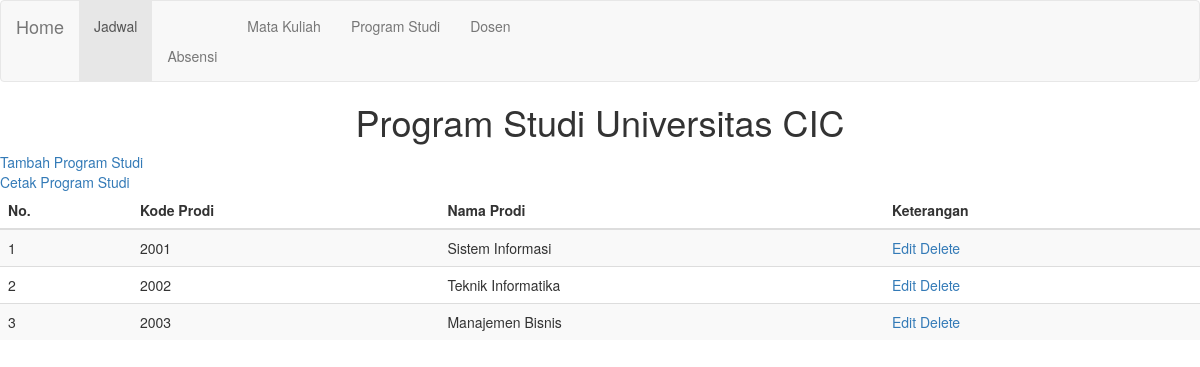
Page /prodi.php on the committed database.
### tables this page shows
CREATE TABLE `tblprodi` (
  `kodeprodi` varchar(10) NOT NULL,
  `namaprodi` varchar(30) DEFAULT NULL
);

### connection.php (called while the page is built)
<?php
class Connection
{
    public function get_connection()
    {
        $host = "localhost";
        $database = "db_absensi";
        $username = "root";
        $password = "";
        $connect = new mysqli($host, $username, $password, $database);
        return $connect;
    }
}

### model.php (called while the page is built, shortened)
<?php
include 'connection.php';
class Model extends Connection
{
    public function __construct()
    {
        $this->conn = $this->get_connection();
    }
public function tampil_dataprodi()
{
    $sql = "SELECT * FROM tblprodi";
    $bind = $this->conn->query($sql);
    while ($obj = $bind->fetch_object()) {
        $baris[] =$obj;
    }
    if (!empty($baris)) {
        return $baris;
    }
}
}

### prodi.php (the view, shortened to what this page needs)
<?php
include 'model.php';
$model = new Model();
$index = 1;
?>
<!doctype html>
<html lang="en">
<head>
    <link rel="stylesheet" type="text/css" href="https://stackpath.bootstrapcdn.com/bootstrap/3.4.1/css/bootstrap.min.css">
</head>
<body>
<nav class="navbar navbar-default">
    <div class="container-fluid">
        <div class="navbar-header">
            <a class="navbar-brand" href="index.php">Home</a>
        </div>
        <div id="navbar" class="navbar-collapse collapse">
            <ul class="nav navbar-nav">
            <li class="active"><a href="jadwal.php">Jadwal<a></li>
                <li><a href="absen.php">Absensi</a></li>
                <li><a href="matkul.php">Mata Kuliah</a></li>
                <li><a href="prodi.php">Program Studi</a></li>
                <li><a href="dosen.php">Dosen</a></li>
            </ul>
        </div>
</nav>
<h1><p style="text-align:center">Program Studi Universitas CIC</h1></p>
        <a href="createprodi.php">Tambah Program Studi</a>
        <br>
        <a href="printprodi.php" target="_blank">Cetak Program Studi</a>
        <br>
        <table border ="1">
            <thead>
                <tr>
                <div class="container-fluid">
        <table class="table table-striped">
            <thead>
                <tr>
                    <th>No.</th>
                    <th>Kode Prodi</th>
                    <th>Nama Prodi</th>
                    <th>Keterangan</th>
                </tr>
            </thead>
            <tbody>
                <?php
                $result = $model->tampil_dataprodi();
                if (!empty($result)) {
                    foreach ($result as $data) : ?>
                        <tr>
                            <td><?= $index++ ?></td>
                            <td><?= $data->kodeprodi ?></td>
                            <td><?= $data->namaprodi ?></td>
                            <td>
                                <a name="edit" id="edit" href="editprodi.php?kodeprodi=<?= $data->kodeprodi ?>">Edit</a>
                                <a name="hapus" id="hapus" href="proses.php?kodeprodi=<?= $data->kodeprodi ?>">Delete</a>
                            </td>
                        </tr>
                    <?php endforeach;
                } else { ?>
                    <tr>
                    <td colspan="2">Belum Ada Rekap Program Studi</td>
                    </tr>
                <?php } ?>
            </tbody>
        </table>
    </div>
</body>
</html>

### rows in the picture
tblprodi: kodeprodi "2001", namaprodi "Sistem Informasi"
tblprodi: kodeprodi "2002", namaprodi "Teknik Informatika"
tblprodi: kodeprodi "2003", namaprodi "Manajemen Bisnis"
